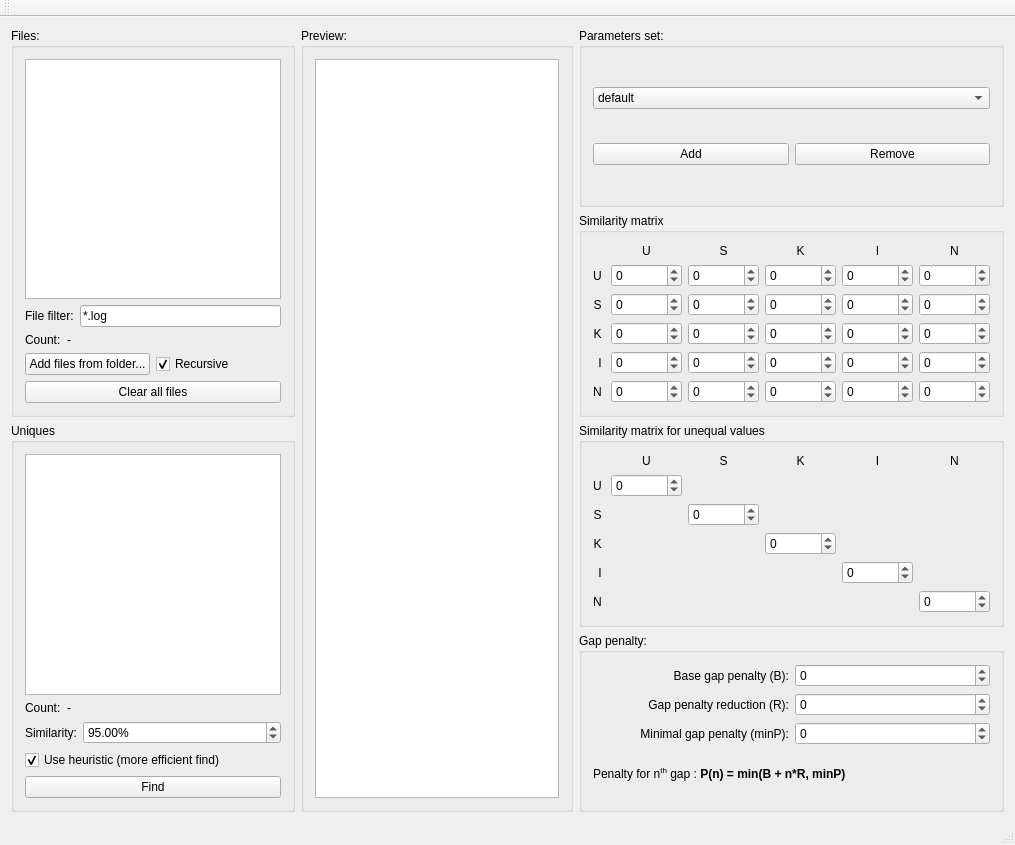
<?xml version="1.0" encoding="UTF-8"?>
<ui version="4.0">
 <class>MainWindow</class>
 <widget class="QMainWindow" name="MainWindow">
  <property name="geometry">
   <rect>
    <x>0</x>
    <y>0</y>
    <width>1015</width>
    <height>845</height>
   </rect>
  </property>
  <property name="windowTitle">
   <string>Log explorer</string>
  </property>
  <widget class="QWidget" name="centralWidget">
   <layout class="QHBoxLayout" name="horizontalLayout_6" stretch="0,1,0">
    <item>
     <layout class="QVBoxLayout" name="verticalLayout_4">
      <item>
       <widget class="QGroupBox" name="groupBox">
        <property name="title">
         <string>Files:</string>
        </property>
        <layout class="QVBoxLayout" name="verticalLayout" stretch="1,0,0,0,0">
         <item>
          <widget class="QListWidget" name="fileListWidget"/>
         </item>
         <item>
          <layout class="QHBoxLayout" name="horizontalLayout">
           <item>
            <widget class="QLabel" name="label">
             <property name="text">
              <string>File filter:</string>
             </property>
            </widget>
           </item>
           <item>
            <widget class="QLineEdit" name="patternEdit">
             <property name="text">
              <string>*.log</string>
             </property>
            </widget>
           </item>
          </layout>
         </item>
         <item>
          <layout class="QHBoxLayout" name="horizontalLayout_2" stretch="0,1">
           <item>
            <widget class="QLabel" name="label_2">
             <property name="text">
              <string>Count:</string>
             </property>
            </widget>
           </item>
           <item>
            <widget class="QLabel" name="fileLabel">
             <property name="text">
              <string>-</string>
             </property>
            </widget>
           </item>
          </layout>
         </item>
         <item>
          <layout class="QHBoxLayout" name="horizontalLayout_5">
           <item>
            <widget class="QPushButton" name="addFolderButton">
             <property name="text">
              <string>Add files from folder...</string>
             </property>
            </widget>
           </item>
           <item>
            <widget class="QCheckBox" name="recursiveCheckBox">
             <property name="text">
              <string>Recursive</string>
             </property>
             <property name="checked">
              <bool>true</bool>
             </property>
            </widget>
           </item>
          </layout>
         </item>
         <item>
          <widget class="QPushButton" name="clearAllPushButton">
           <property name="text">
            <string>Clear all files</string>
           </property>
          </widget>
         </item>
        </layout>
        <zorder>fileListWidget</zorder>
        <zorder></zorder>
        <zorder>clearAllPushButton</zorder>
        <zorder></zorder>
       </widget>
      </item>
      <item>
       <widget class="QGroupBox" name="groupBox_3">
        <property name="title">
         <string>Uniques</string>
        </property>
        <layout class="QVBoxLayout" name="verticalLayout_3" stretch="1,0,0,0,0">
         <item>
          <widget class="QListWidget" name="uniquesList"/>
         </item>
         <item>
          <layout class="QHBoxLayout" name="horizontalLayout_3" stretch="0,1">
           <item>
            <widget class="QLabel" name="label_3">
             <property name="text">
              <string>Count:</string>
             </property>
            </widget>
           </item>
           <item>
            <widget class="QLabel" name="uniqueLabel">
             <property name="text">
              <string>-</string>
             </property>
            </widget>
           </item>
          </layout>
         </item>
         <item>
          <layout class="QHBoxLayout" name="horizontalLayout_4" stretch="0,1">
           <item>
            <widget class="QLabel" name="label_4">
             <property name="text">
              <string>Similarity:</string>
             </property>
            </widget>
           </item>
           <item>
            <widget class="QDoubleSpinBox" name="similaritySpinBox">
             <property name="suffix">
              <string>%</string>
             </property>
             <property name="minimum">
              <double>10.000000000000000</double>
             </property>
             <property name="maximum">
              <double>99.000000000000000</double>
             </property>
             <property name="value">
              <double>95.000000000000000</double>
             </property>
            </widget>
           </item>
          </layout>
         </item>
         <item>
          <widget class="QCheckBox" name="useHeuristicCheckBox">
           <property name="text">
            <string>Use heuristic (more efficient find)</string>
           </property>
           <property name="checked">
            <bool>true</bool>
           </property>
          </widget>
         </item>
         <item>
          <widget class="QPushButton" name="findButton">
           <property name="text">
            <string>Find</string>
           </property>
          </widget>
         </item>
        </layout>
       </widget>
      </item>
     </layout>
    </item>
    <item>
     <widget class="QGroupBox" name="groupBox_2">
      <property name="title">
       <string>Preview:</string>
      </property>
      <layout class="QVBoxLayout" name="verticalLayout_2">
       <item>
        <widget class="QTextEdit" name="previewEdit">
         <property name="lineWrapMode">
          <enum>QTextEdit::NoWrap</enum>
         </property>
        </widget>
       </item>
      </layout>
     </widget>
    </item>
    <item>
     <layout class="QVBoxLayout" name="verticalLayout_8">
      <item>
       <widget class="QGroupBox" name="groupBox_7">
        <property name="autoFillBackground">
         <bool>false</bool>
        </property>
        <property name="styleSheet">
         <string notr="true"/>
        </property>
        <property name="title">
         <string>Parameters set:</string>
        </property>
        <layout class="QGridLayout" name="gridLayout_4">
         <item row="0" column="0" colspan="2">
          <widget class="QComboBox" name="comboBox">
           <item>
            <property name="text">
             <string>default</string>
            </property>
           </item>
          </widget>
         </item>
         <item row="1" column="0">
          <widget class="QPushButton" name="pushButton">
           <property name="text">
            <string>Add</string>
           </property>
          </widget>
         </item>
         <item row="1" column="1">
          <widget class="QPushButton" name="pushButton_2">
           <property name="text">
            <string>Remove</string>
           </property>
          </widget>
         </item>
        </layout>
       </widget>
      </item>
      <item>
       <widget class="QGroupBox" name="groupBox_4">
        <property name="title">
         <string>Similarity matrix</string>
        </property>
        <layout class="QVBoxLayout" name="verticalLayout_5">
         <item>
          <layout class="QGridLayout" name="gridLayout">
           <item row="0" column="1">
            <widget class="QLabel" name="label_5">
             <property name="text">
              <string>U</string>
             </property>
             <property name="alignment">
              <set>Qt::AlignCenter</set>
             </property>
            </widget>
           </item>
           <item row="0" column="2">
            <widget class="QLabel" name="label_6">
             <property name="text">
              <string>S</string>
             </property>
             <property name="alignment">
              <set>Qt::AlignCenter</set>
             </property>
            </widget>
           </item>
           <item row="0" column="3">
            <widget class="QLabel" name="label_7">
             <property name="text">
              <string>K</string>
             </property>
             <property name="alignment">
              <set>Qt::AlignCenter</set>
             </property>
            </widget>
           </item>
           <item row="0" column="4">
            <widget class="QLabel" name="label_8">
             <property name="text">
              <string>I</string>
             </property>
             <property name="alignment">
              <set>Qt::AlignCenter</set>
             </property>
            </widget>
           </item>
           <item row="0" column="5">
            <widget class="QLabel" name="label_9">
             <property name="text">
              <string>N</string>
             </property>
             <property name="alignment">
              <set>Qt::AlignCenter</set>
             </property>
            </widget>
           </item>
           <item row="1" column="0">
            <widget class="QLabel" name="label_10">
             <property name="text">
              <string>U </string>
             </property>
             <property name="alignment">
              <set>Qt::AlignRight|Qt::AlignTrailing|Qt::AlignVCenter</set>
             </property>
            </widget>
           </item>
           <item row="1" column="1">
            <widget class="QSpinBox" name="UUSpinBox">
             <property name="minimum">
              <number>-1000000</number>
             </property>
             <property name="maximum">
              <number>1000000</number>
             </property>
             <property name="value">
              <number>0</number>
             </property>
            </widget>
           </item>
           <item row="1" column="2">
            <widget class="QSpinBox" name="USSpinBox">
             <property name="minimum">
              <number>-1000000</number>
             </property>
             <property name="maximum">
              <number>1000000</number>
             </property>
             <property name="value">
              <number>0</number>
             </property>
            </widget>
           </item>
           <item row="1" column="3">
            <widget class="QSpinBox" name="UKSpinBox">
             <property name="minimum">
              <number>-1000000</number>
             </property>
             <property name="maximum">
              <number>1000000</number>
             </property>
             <property name="value">
              <number>0</number>
             </property>
            </widget>
           </item>
           <item row="1" column="4">
            <widget class="QSpinBox" name="UISpinBox">
             <property name="minimum">
              <number>-1000000</number>
             </property>
             <property name="maximum">
              <number>1000000</number>
             </property>
             <property name="value">
              <number>0</number>
             </property>
            </widget>
           </item>
           <item row="1" column="5">
            <widget class="QSpinBox" name="UNSpinBox">
             <property name="minimum">
              <number>-1000000</number>
             </property>
             <property name="maximum">
              <number>1000000</number>
             </property>
             <property name="value">
              <number>0</number>
             </property>
            </widget>
           </item>
           <item row="2" column="0">
            <widget class="QLabel" name="label_11">
             <property name="text">
              <string>S </string>
             </property>
             <property name="alignment">
              <set>Qt::AlignRight|Qt::AlignTrailing|Qt::AlignVCenter</set>
             </property>
            </widget>
           </item>
           <item row="2" column="1">
            <widget class="QSpinBox" name="SUSpinBox">
             <property name="minimum">
              <number>-1000000</number>
             </property>
             <property name="maximum">
              <number>1000000</number>
             </property>
             <property name="value">
              <number>0</number>
             </property>
            </widget>
           </item>
           <item row="2" column="2">
            <widget class="QSpinBox" name="SSSpinBox">
             <property name="minimum">
              <number>-1000000</number>
             </property>
             <property name="maximum">
              <number>1000000</number>
             </property>
            </widget>
           </item>
           <item row="2" column="3">
            <widget class="QSpinBox" name="SKSpinBox">
             <property name="minimum">
              <number>-1000000</number>
             </property>
             <property name="maximum">
              <number>1000000</number>
             </property>
            </widget>
           </item>
           <item row="2" column="4">
            <widget class="QSpinBox" name="SISpinBox">
             <property name="minimum">
              <number>-1000000</number>
             </property>
             <property name="maximum">
              <number>1000000</number>
             </property>
            </widget>
           </item>
           <item row="2" column="5">
            <widget class="QSpinBox" name="SNSpinBox">
             <property name="minimum">
              <number>-1000000</number>
             </property>
             <property name="maximum">
              <number>1000000</number>
             </property>
            </widget>
           </item>
           <item row="3" column="0">
            <widget class="QLabel" name="label_12">
             <property name="text">
              <string>K </string>
             </property>
             <property name="alignment">
              <set>Qt::AlignRight|Qt::AlignTrailing|Qt::AlignVCenter</set>
             </property>
            </widget>
           </item>
           <item row="3" column="1">
            <widget class="QSpinBox" name="KUSpinBox">
             <property name="minimum">
              <number>-1000000</number>
             </property>
             <property name="maximum">
              <number>1000000</number>
             </property>
             <property name="value">
              <number>0</number>
             </property>
            </widget>
           </item>
           <item row="3" column="2">
            <widget class="QSpinBox" name="KSSpinBox">
             <property name="minimum">
              <number>-1000000</number>
             </property>
             <property name="maximum">
              <number>1000000</number>
             </property>
            </widget>
           </item>
           <item row="3" column="3">
            <widget class="QSpinBox" name="KKSpinBox">
             <property name="minimum">
              <number>-1000000</number>
             </property>
             <property name="maximum">
              <number>1000000</number>
             </property>
            </widget>
           </item>
           <item row="3" column="4">
            <widget class="QSpinBox" name="KISpinBox">
             <property name="minimum">
              <number>-1000000</number>
             </property>
             <property name="maximum">
              <number>1000000</number>
             </property>
            </widget>
           </item>
           <item row="3" column="5">
            <widget class="QSpinBox" name="KNSpinBox">
             <property name="minimum">
              <number>-1000000</number>
             </property>
             <property name="maximum">
              <number>1000000</number>
             </property>
            </widget>
           </item>
           <item row="4" column="0">
            <widget class="QLabel" name="label_13">
             <property name="text">
              <string>I </string>
             </property>
             <property name="alignment">
              <set>Qt::AlignRight|Qt::AlignTrailing|Qt::AlignVCenter</set>
             </property>
            </widget>
           </item>
           <item row="4" column="1">
            <widget class="QSpinBox" name="IUSpinBox">
             <property name="minimum">
              <number>-1000000</number>
             </property>
             <property name="maximum">
              <number>1000000</number>
             </property>
             <property name="value">
              <number>0</number>
             </property>
            </widget>
           </item>
           <item row="4" column="2">
            <widget class="QSpinBox" name="ISSpinBox">
             <property name="minimum">
              <number>-1000000</number>
             </property>
             <property name="maximum">
              <number>1000000</number>
             </property>
            </widget>
           </item>
           <item row="4" column="3">
            <widget class="QSpinBox" name="IKSpinBox">
             <property name="minimum">
              <number>-1000000</number>
             </property>
             <property name="maximum">
              <number>1000000</number>
             </property>
            </widget>
           </item>
           <item row="4" column="4">
            <widget class="QSpinBox" name="IISpinBox">
             <property name="minimum">
              <number>-1000000</number>
             </property>
             <property name="maximum">
              <number>1000000</number>
             </property>
            </widget>
           </item>
           <item row="4" column="5">
            <widget class="QSpinBox" name="INSpinBox">
             <property name="minimum">
              <number>-1000000</number>
             </property>
             <property name="maximum">
              <number>1000000</number>
             </property>
            </widget>
           </item>
           <item row="5" column="0">
            <widget class="QLabel" name="label_14">
             <property name="text">
              <string>N </string>
             </property>
             <property name="alignment">
              <set>Qt::AlignRight|Qt::AlignTrailing|Qt::AlignVCenter</set>
             </property>
            </widget>
           </item>
           <item row="5" column="1">
            <widget class="QSpinBox" name="NUSpinBox">
             <property name="minimum">
              <number>-1000000</number>
             </property>
             <property name="maximum">
              <number>1000000</number>
             </property>
            </widget>
           </item>
           <item row="5" column="2">
            <widget class="QSpinBox" name="NSSpinBox">
             <property name="minimum">
              <number>-1000000</number>
             </property>
             <property name="maximum">
              <number>1000000</number>
             </property>
            </widget>
           </item>
           <item row="5" column="3">
            <widget class="QSpinBox" name="NKSpinBox">
             <property name="minimum">
              <number>-1000000</number>
             </property>
             <property name="maximum">
              <number>1000000</number>
             </property>
            </widget>
           </item>
           <item row="5" column="4">
            <widget class="QSpinBox" name="NISpinBox">
             <property name="minimum">
              <number>-1000000</number>
             </property>
             <property name="maximum">
              <number>1000000</number>
             </property>
            </widget>
           </item>
           <item row="5" column="5">
            <widget class="QSpinBox" name="NNSpinBox">
             <property name="minimum">
              <number>-1000000</number>
             </property>
             <property name="maximum">
              <number>1000000</number>
             </property>
            </widget>
           </item>
          </layout>
         </item>
        </layout>
       </widget>
      </item>
      <item>
       <widget class="QGroupBox" name="groupBox_5">
        <property name="title">
         <string>Similarity matrix for unequal values</string>
        </property>
        <layout class="QVBoxLayout" name="verticalLayout_6">
         <item>
          <layout class="QGridLayout" name="gridLayout_2">
           <item row="0" column="1">
            <widget class="QLabel" name="label_15">
             <property name="text">
              <string>U</string>
             </property>
             <property name="alignment">
              <set>Qt::AlignCenter</set>
             </property>
            </widget>
           </item>
           <item row="0" column="2">
            <widget class="QLabel" name="label_16">
             <property name="text">
              <string>S</string>
             </property>
             <property name="alignment">
              <set>Qt::AlignCenter</set>
             </property>
            </widget>
           </item>
           <item row="0" column="3">
            <widget class="QLabel" name="label_17">
             <property name="text">
              <string>K</string>
             </property>
             <property name="alignment">
              <set>Qt::AlignCenter</set>
             </property>
            </widget>
           </item>
           <item row="0" column="4">
            <widget class="QLabel" name="label_18">
             <property name="text">
              <string>I</string>
             </property>
             <property name="alignment">
              <set>Qt::AlignCenter</set>
             </property>
            </widget>
           </item>
           <item row="0" column="5">
            <widget class="QLabel" name="label_19">
             <property name="text">
              <string>N</string>
             </property>
             <property name="alignment">
              <set>Qt::AlignCenter</set>
             </property>
            </widget>
           </item>
           <item row="1" column="0">
            <widget class="QLabel" name="label_20">
             <property name="text">
              <string>U </string>
             </property>
             <property name="alignment">
              <set>Qt::AlignRight|Qt::AlignTrailing|Qt::AlignVCenter</set>
             </property>
            </widget>
           </item>
           <item row="1" column="1">
            <widget class="QSpinBox" name="UUSpinBox_2">
             <property name="minimum">
              <number>-1000000</number>
             </property>
             <property name="maximum">
              <number>1000000</number>
             </property>
            </widget>
           </item>
           <item row="2" column="0">
            <widget class="QLabel" name="label_21">
             <property name="text">
              <string>S </string>
             </property>
             <property name="alignment">
              <set>Qt::AlignRight|Qt::AlignTrailing|Qt::AlignVCenter</set>
             </property>
            </widget>
           </item>
           <item row="2" column="2">
            <widget class="QSpinBox" name="SSSpinBox_2">
             <property name="minimum">
              <number>-1000000</number>
             </property>
             <property name="maximum">
              <number>1000000</number>
             </property>
            </widget>
           </item>
           <item row="3" column="0">
            <widget class="QLabel" name="label_22">
             <property name="text">
              <string>K </string>
             </property>
             <property name="alignment">
              <set>Qt::AlignRight|Qt::AlignTrailing|Qt::AlignVCenter</set>
             </property>
            </widget>
           </item>
           <item row="3" column="3">
            <widget class="QSpinBox" name="KKSpinBox_2">
             <property name="minimum">
              <number>-1000000</number>
             </property>
             <property name="maximum">
              <number>1000000</number>
             </property>
            </widget>
           </item>
           <item row="4" column="0">
            <widget class="QLabel" name="label_23">
             <property name="text">
              <string>I </string>
             </property>
             <property name="alignment">
              <set>Qt::AlignRight|Qt::AlignTrailing|Qt::AlignVCenter</set>
             </property>
            </widget>
           </item>
           <item row="4" column="4">
            <widget class="QSpinBox" name="IISpinBox_2">
             <property name="minimum">
              <number>-1000000</number>
             </property>
             <property name="maximum">
              <number>1000000</number>
             </property>
            </widget>
           </item>
           <item row="5" column="0">
            <widget class="QLabel" name="label_24">
             <property name="text">
              <string>N </string>
             </property>
             <property name="alignment">
              <set>Qt::AlignRight|Qt::AlignTrailing|Qt::AlignVCenter</set>
             </property>
            </widget>
           </item>
           <item row="5" column="5">
            <widget class="QSpinBox" name="NNSpinBox_2">
             <property name="minimum">
              <number>-1000000</number>
             </property>
             <property name="maximum">
              <number>1000000</number>
             </property>
            </widget>
           </item>
          </layout>
         </item>
        </layout>
       </widget>
      </item>
      <item>
       <widget class="QGroupBox" name="groupBox_6">
        <property name="title">
         <string>Gap penalty:</string>
        </property>
        <layout class="QVBoxLayout" name="verticalLayout_7">
         <item>
          <layout class="QGridLayout" name="gridLayout_3">
           <item row="0" column="0">
            <widget class="QLabel" name="label_25">
             <property name="text">
              <string>Base gap penalty (B):</string>
             </property>
             <property name="alignment">
              <set>Qt::AlignRight|Qt::AlignTrailing|Qt::AlignVCenter</set>
             </property>
            </widget>
           </item>
           <item row="0" column="1">
            <widget class="QSpinBox" name="penaltySpinBox">
             <property name="minimum">
              <number>-1000000</number>
             </property>
             <property name="maximum">
              <number>1000000</number>
             </property>
            </widget>
           </item>
           <item row="1" column="0">
            <widget class="QLabel" name="label_26">
             <property name="text">
              <string>Gap penalty reduction (R):</string>
             </property>
             <property name="alignment">
              <set>Qt::AlignRight|Qt::AlignTrailing|Qt::AlignVCenter</set>
             </property>
            </widget>
           </item>
           <item row="1" column="1">
            <widget class="QSpinBox" name="penaltyReductionSpinBox">
             <property name="minimum">
              <number>-1000000</number>
             </property>
             <property name="maximum">
              <number>1000000</number>
             </property>
            </widget>
           </item>
           <item row="2" column="0">
            <widget class="QLabel" name="label_27">
             <property name="text">
              <string>Minimal gap penalty (minP):</string>
             </property>
             <property name="alignment">
              <set>Qt::AlignRight|Qt::AlignTrailing|Qt::AlignVCenter</set>
             </property>
            </widget>
           </item>
           <item row="2" column="1">
            <widget class="QSpinBox" name="minPenaltySpinBox">
             <property name="minimum">
              <number>-1000000</number>
             </property>
             <property name="maximum">
              <number>1000000</number>
             </property>
            </widget>
           </item>
           <item row="3" column="0" colspan="2">
            <widget class="QLabel" name="label_28">
             <property name="text">
              <string>&lt;html&gt;&lt;head/&gt;&lt;body&gt;&lt;p&gt;Penalty for n&lt;span style=&quot; vertical-align:super;&quot;&gt;th&lt;/span&gt; gap : &lt;span style=&quot; font-weight:600;&quot;&gt;P(n) = min(B + n*R, minP)&lt;/span&gt;&lt;/p&gt;&lt;/body&gt;&lt;/html&gt;</string>
             </property>
            </widget>
           </item>
          </layout>
         </item>
        </layout>
       </widget>
      </item>
     </layout>
    </item>
   </layout>
  </widget>
  <widget class="QMenuBar" name="menuBar">
   <property name="geometry">
    <rect>
     <x>0</x>
     <y>0</y>
     <width>1015</width>
     <height>24</height>
    </rect>
   </property>
  </widget>
  <widget class="QToolBar" name="mainToolBar">
   <attribute name="toolBarArea">
    <enum>TopToolBarArea</enum>
   </attribute>
   <attribute name="toolBarBreak">
    <bool>false</bool>
   </attribute>
  </widget>
  <widget class="QStatusBar" name="statusBar"/>
 </widget>
 <layoutdefault spacing="6" margin="11"/>
 <resources/>
 <connections/>
</ui>
